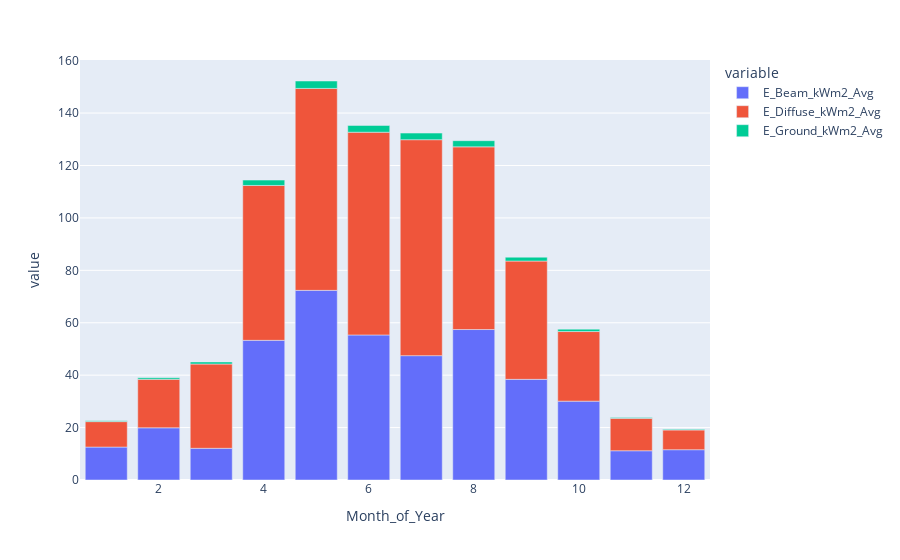

Source (notebook cell):
### Code cell
px.bar(pv_model.grouped.monthly[["E_Beam_kWm2_Avg", "E_Diffuse_kWm2_Avg", "E_Ground_kWm2_Avg"]])

### Figure 1 — Plotly figure (JSON) as saved in the notebook; plotly's stock layout.template omitted (floating-point values rounded to 4 significant figures)
{"data": [{"alignmentgroup": "True", "hovertemplate": "variable=E_Beam_kWm2_Avg<br>Month_of_Year=%{x}<br>value=%{y}<extra></extra>", "legendgroup": "E_Beam_kWm2_Avg", "marker": {"color": "#636efa", "pattern": {"shape": ""}}, "name": "E_Beam_kWm2_Avg", "offsetgroup": "E_Beam_kWm2_Avg", "orientation": "v", "showlegend": true, "textposition": "auto", "type": "bar", "x": [1, 2, 3, 4, 5, 6, 7, 8, 9, 10, 11, 12], "xaxis": "x", "y": [12.56, 19.92, 12.1, 53.29, 72.36, 55.34, 47.45, 57.41, 38.4, 30.08, 11.16, 11.56], "yaxis": "y"}, {"alignmentgroup": "True", "hovertemplate": "variable=E_Diffuse_kWm2_Avg<br>Month_of_Year=%{x}<br>value=%{y}<extra></extra>", "legendgroup": "E_Diffuse_kWm2_Avg", "marker": {"color": "#EF553B", "pattern": {"shape": ""}}, "name": "E_Diffuse_kWm2_Avg", "offsetgroup": "E_Diffuse_kWm2_Avg", "orientation": "v", "showlegend": true, "textposition": "auto", "type": "bar", "x": [1, 2, 3, 4, 5, 6, 7, 8, 9, 10, 11, 12], "xaxis": "x", "y": [9.71, 18.5, 32.15, 59.09, 77.05, 77.35, 82.4, 69.7, 45.14, 26.56, 12.36, 7.528], "yaxis": "y"}, {"alignmentgroup": "True", "hovertemplate": "variable=E_Ground_kWm2_Avg<br>Month_of_Year=%{x}<br>value=%{y}<extra></extra>", "legendgroup": "E_Ground_kWm2_Avg", "marker": {"color": "#00cc96", "pattern": {"shape": ""}}, "name": "E_Ground_kWm2_Avg", "offsetgroup": "E_Ground_kWm2_Avg", "orientation": "v", "showlegend": true, "textposition": "auto", "type": "bar", "x": [1, 2, 3, 4, 5, 6, 7, 8, 9, 10, 11, 12], "xaxis": "x", "y": [0.31, 0.6, 0.802, 2.055, 2.836, 2.583, 2.516, 2.357, 1.475, 0.921, 0.365, 0.248], "yaxis": "y"}], "layout": {"barmode": "relative", "legend": {"title": {"text": "variable"}, "tracegroupgap": 0}, "margin": {"t": 60}, "xaxis": {"anchor": "y", "domain": [0, 1], "title": {"text": "Month_of_Year"}}, "yaxis": {"anchor": "x", "domain": [0, 1], "title": {"text": "value"}}}}
